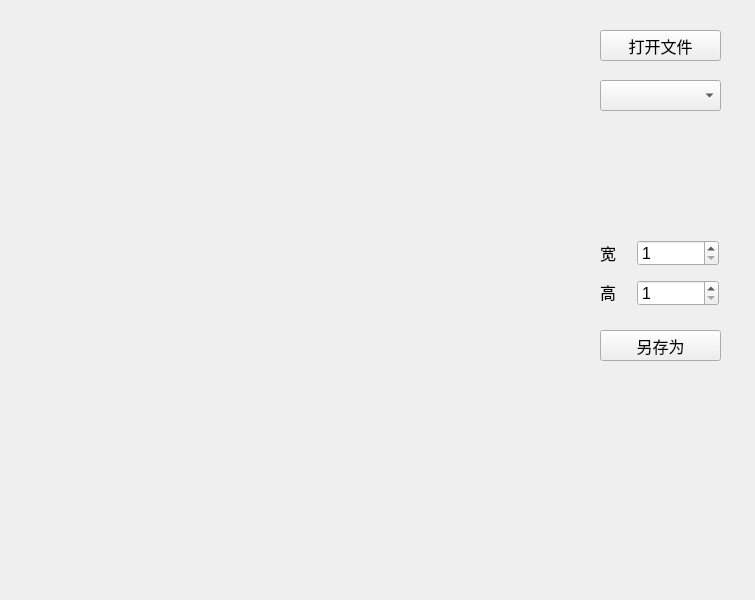
<?xml version="1.0" encoding="UTF-8"?>
<ui version="4.0">
 <class>ImageToolWidget</class>
 <widget class="QWidget" name="ImageToolWidget">
  <property name="geometry">
   <rect>
    <x>0</x>
    <y>0</y>
    <width>755</width>
    <height>600</height>
   </rect>
  </property>
  <property name="windowTitle">
   <string>Form</string>
  </property>
  <widget class="QLabel" name="labelSourcePath">
   <property name="geometry">
    <rect>
     <x>50</x>
     <y>30</y>
     <width>531</width>
     <height>31</height>
    </rect>
   </property>
   <property name="font">
    <font>
     <pointsize>12</pointsize>
    </font>
   </property>
  </widget>
  <widget class="QComboBox" name="comboBox">
   <property name="geometry">
    <rect>
     <x>600</x>
     <y>80</y>
     <width>121</width>
     <height>31</height>
    </rect>
   </property>
   <property name="font">
    <font>
     <pointsize>13</pointsize>
    </font>
   </property>
  </widget>
  <widget class="QPushButton" name="pushButtonOpenImg">
   <property name="geometry">
    <rect>
     <x>600</x>
     <y>30</y>
     <width>121</width>
     <height>31</height>
    </rect>
   </property>
   <property name="font">
    <font>
     <pointsize>12</pointsize>
    </font>
   </property>
   <property name="text">
    <string>打开文件</string>
   </property>
  </widget>
  <widget class="QPushButton" name="pushButtonSaveDestDir">
   <property name="geometry">
    <rect>
     <x>600</x>
     <y>330</y>
     <width>121</width>
     <height>31</height>
    </rect>
   </property>
   <property name="font">
    <font>
     <pointsize>12</pointsize>
    </font>
   </property>
   <property name="text">
    <string>另存为</string>
   </property>
  </widget>
  <widget class="QLabel" name="labelPm">
   <property name="geometry">
    <rect>
     <x>40</x>
     <y>80</y>
     <width>541</width>
     <height>381</height>
    </rect>
   </property>
  </widget>
  <widget class="QSpinBox" name="spinBoxWidth">
   <property name="geometry">
    <rect>
     <x>637</x>
     <y>240</y>
     <width>82</width>
     <height>26</height>
    </rect>
   </property>
   <property name="font">
    <font>
     <pointsize>12</pointsize>
    </font>
   </property>
   <property name="minimum">
    <number>1</number>
   </property>
   <property name="maximum">
    <number>65535</number>
   </property>
  </widget>
  <widget class="QSpinBox" name="spinBoxHeight">
   <property name="geometry">
    <rect>
     <x>637</x>
     <y>280</y>
     <width>82</width>
     <height>26</height>
    </rect>
   </property>
   <property name="font">
    <font>
     <pointsize>12</pointsize>
    </font>
   </property>
   <property name="minimum">
    <number>1</number>
   </property>
   <property name="maximum">
    <number>65535</number>
   </property>
  </widget>
  <widget class="QLabel" name="label2">
   <property name="geometry">
    <rect>
     <x>600</x>
     <y>237</y>
     <width>21</width>
     <height>31</height>
    </rect>
   </property>
   <property name="font">
    <font>
     <pointsize>12</pointsize>
    </font>
   </property>
   <property name="text">
    <string>宽</string>
   </property>
  </widget>
  <widget class="QLabel" name="label2_2">
   <property name="geometry">
    <rect>
     <x>600</x>
     <y>276</y>
     <width>21</width>
     <height>31</height>
    </rect>
   </property>
   <property name="font">
    <font>
     <pointsize>12</pointsize>
    </font>
   </property>
   <property name="text">
    <string>高</string>
   </property>
  </widget>
 </widget>
 <resources/>
 <connections/>
</ui>
